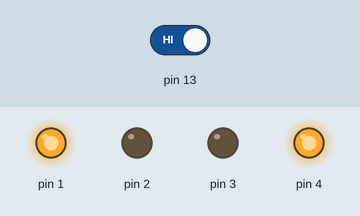
Recording of a sketch running on a simulated Arduino Uno, built with avr-gcc and run on an emulated ATmega328P. Parts: output pins drawn as LEDs (lit = HIGH). The inputs (shaded band) are chosen by the test bench; at power-on: pin 13 HIGH.

Above: at 8.8 s.
8.9 s: pin 13 driven LOW
At 9.8 s:
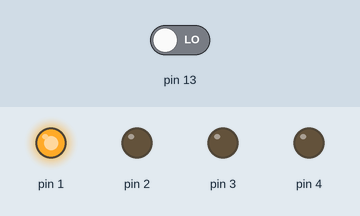
At 10.8 s:
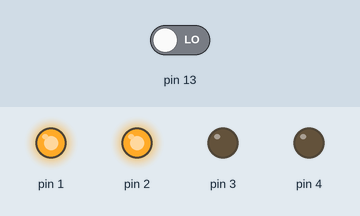
18.5 s: pin 13 driven HIGH
At 19.8 s:
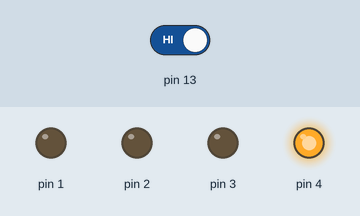
Timing chart, 0 to 30.5 s (numbered marks = the images above; inputs shaded):
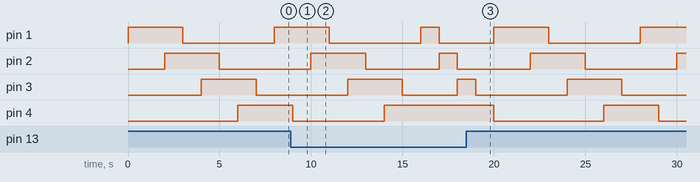

The sketch:

_8_STEPPERMOTOR_1BUTTON_90_or_45_degree.ino
```cpp
void setup() {
  // put your setup code here, to run once:
pinMode(13,INPUT);
pinMode(1,OUTPUT);
pinMode(2,OUTPUT);
pinMode(3,OUTPUT);
pinMode(4,OUTPUT);
}

void loop() {
  // put your main code here, to run repeatedly:
if(digitalRead(13)==0)
{
  while(digitalRead(13)==0)
  {
    digitalWrite(1,HIGH);
    delay(1000);
    digitalWrite(1,LOW);
    digitalWrite(2,HIGH);
    delay(1000);
    digitalWrite(2,LOW);
    digitalWrite(3,HIGH);
    delay(1000);
    digitalWrite(3,LOW);
    digitalWrite(4,HIGH);
    delay(1000);
    digitalWrite(4,LOW);
  }
}
else
{
  while(digitalRead(13)==1)
  {
    digitalWrite(1,HIGH);
    delay(1000);
    digitalWrite(4,LOW);
    delay(1000);
    digitalWrite(2,HIGH);
    delay(1000);
    digitalWrite(1,LOW);
    delay(1000);
    digitalWrite(3,HIGH);
    delay(1000);
    digitalWrite(2,LOW);
    delay(1000);
    digitalWrite(4,HIGH);
    delay(1000);
    digitalWrite(3,LOW);
    delay(1000);
  }
}
}
```

Measured:
- after the input at 8.9 s, pin 4: goes on until 14.0 s, then stays HIGH
